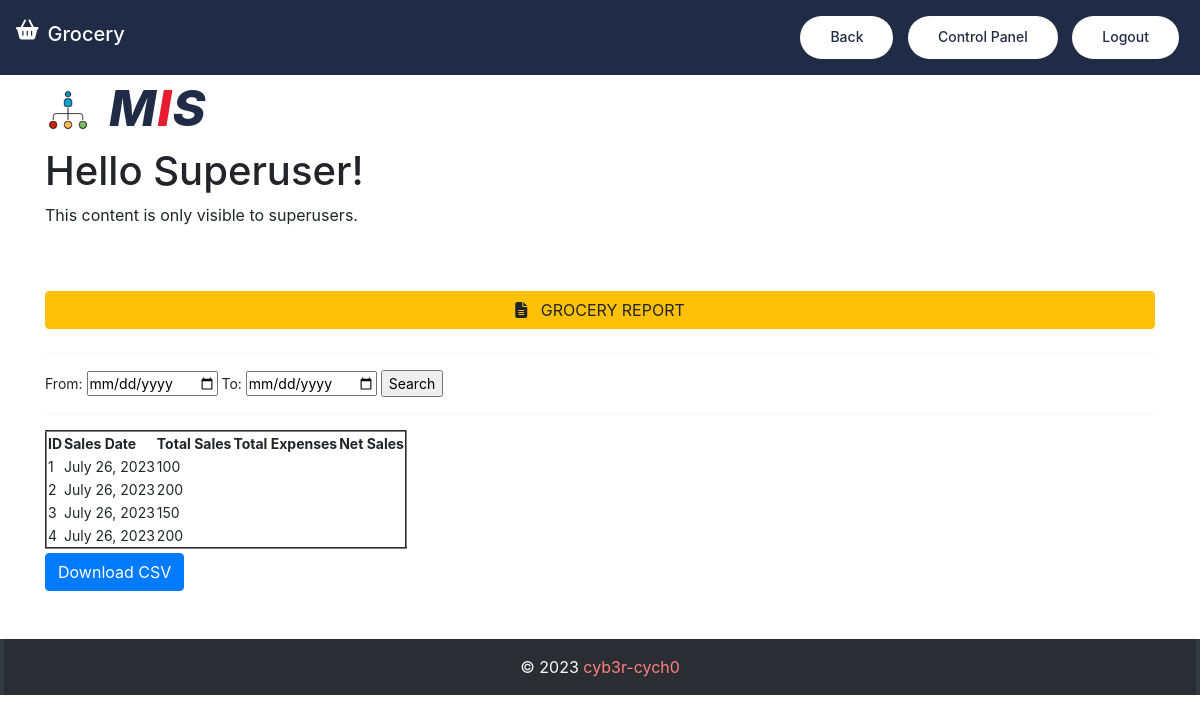
The page /grocery_report/ (signed in) on the database its author committed.
### carapp/models.py (models this page shows, shortened)
class Grocery(models.Model):
    groc_sales_date = models.DateField(default=dateutil.utils.today())
    groc_daily_sales = models.IntegerField(unique=False)

### carapp/views.py (the view)
# urls.py: path('grocery_report/', views.grocery_report, name='grocery_report'),
@login_required(login_url='login')
@cache_control(no_cache=True, must_revalidate=True, no_store=True)
def grocery_report(request):
    is_superuser = request.user.is_superuser
    if request.method == 'POST':
        from_date = request.POST.get('from_date')
        to_date = request.POST.get('to_date')
        search_result = Grocery.objects.raw(
            'select id, groc_sales_date, groc_daily_sales from carapp_grocery where groc_sales_date between "' + from_date + '" and "' + to_date + '"')
        context = {
            'groc_data': search_result,
            'is_superuser': is_superuser
        }
        return render(request, 'grocery/grocery_report.html', context)
    else:
        groc_data = Grocery.objects.all()
        context = {
            'groc_data': groc_data,
            'is_superuser': is_superuser
        }
        return render(request, 'grocery/grocery_report.html', context)

### carapp/templates/grocery/grocery_report.html (shortened to what this page needs)
{% extends 'base.html' %}
{% load static %}
{% block nav-btn %}
    <a class="btn btn-custom" id="btn-nav-back" href="{% url 'grocery' %}" >Back</a>
    <a class="btn btn-custom" id="btn-nav-panel" href="{% url 'backend' %}" >Control Panel</a>
    <a class="btn btn-custom" id="btn-nav" data-bs-toggle="modal" data-bs-target="#logout">Logout</a>
{% endblock %}
{% block nav-content %}
<i class="fa-solid fa-basket-shopping ml-2 mb-3" style="color: #fff; font-size: 20px"></i>   &nbsp;&nbsp; <h2 style="color: #fff; font-size: 20px">Grocery</h2>
{% endblock %}
{% block footer %} style="color: #ff7f7f;" {% endblock %}
{% block topbar %}
<div class="top-bar mt-4 pt-5">
        <div class="container mt-5">
            <div class="row align-items-center">
                <div class="col-lg-12 col-md-12">
                    <div class="logo">
                        <img src="{% static 'img/icon.png' %}" alt="Logo">
                        <h1><span>M</span>I<span>S</span></h1>
                    </div>
                </div>
            </div>
        </div>
    </div>
{% endblock %}
{% block content %}
{% if is_superuser %}
    <div class="container mt-5">
        <h1>Hello Superuser!</h1>
        <p>This content is only visible to superusers.</p>
    </div>
    <br>
    <div class="container mb-5" style="width: 95%; font-size: 14px">
        <button class="btn btn-warning w-100 mt-4 mb-2 no-pointer">
            <i class="fa-solid fa-file-lines"></i>&nbsp;&nbsp; GROCERY REPORT
        </button>
        <hr>
        <div>
            <form method="POST">
                From: <input type="date" name="from_date">
                To: <input type="date" name="to_date">
                <input type="submit" value="Search">
                <hr>
                <table border="2">
                    <tr>
                        <th>ID</th>
                        <th>Sales Date</th>
                        <th>Total Sales</th>
                        <th>Total Expenses</th>
                        <th>Net Sales</th>
                    </tr>
                    {% for g_data in groc_data %}
                   <tr>
                       <td>{{ g_data.id }}</td>
                       <td>{{ g_data.groc_sales_date }}</td>
                       <td>{{ g_data.groc_daily_sales }}</td>
                       <td>{{ g_data.groc_daily_expenses }}</td>
                       <td>{{ g_data.groc_net_sales }}</td>
                   </tr>
                    {% endfor %}
                </table>
            </form>
            <a href="{% url 'export_csv_grocery' %}">
                <button class="btn btn-primary mt-1">Download CSV</button>
            </a>
        </div>
    </div>
{% endif %}
{% endblock content %}

### carapp/static/css/style.css (style rules this page uses)
body { color: #444444; font-weight: 400; background: #ffffff; font-family: 'Barlow', sans-serif; }
h1, h2, h3, h4, h5, h6 { color: #; }
a { color: #FF00FF; transition: .3s; }
.btn.btn-custom { padding: 10px 30px 12px 30px; margin: 0 5px 0 5px; text-align: center; font-size: 14px; font-weight: 500; color: #ffffff; background: #E81C2E; border: none; border-radius: 60px; box-shadow: inset 0 0 0 0 #202C45; transition: ease-out 0.5s; -webkit-transition: ease-out 0.5s; -moz-transition: ease-out 0.5s; }
.top-bar { position: relative; height: 75px; display: flex; align-items: center; background: #ffffff; }
.top-bar .logo { text-align: left; overflow: hidden; }
.top-bar .logo h1 { margin: -4px 0 0 0; color: #E81C2E; font-size: 50px; line-height: 50px; font-weight: 800; letter-spacing: 1px; font-style: italic; align-items center; padding-left: 4rem; }
.top-bar .logo h1 span { color: #202C45; }
.top-bar .logo img { max-width: 60%; max-height: 46px; position: absolute; }
.nav-bar .btn.btn-custom { color: #202C45; background: #ffffff; box-shadow: inset 0 0 0 0 #E81C2E; }

### rows shown on the page
Grocery: id "1", groc_sales_date "July 26, 2023", groc_daily_sales "100"
Grocery: id "2", groc_sales_date "July 26, 2023", groc_daily_sales "200"
Grocery: id "3", groc_sales_date "July 26, 2023", groc_daily_sales "150"
Grocery: id "4", groc_sales_date "July 26, 2023", groc_daily_sales "200"
